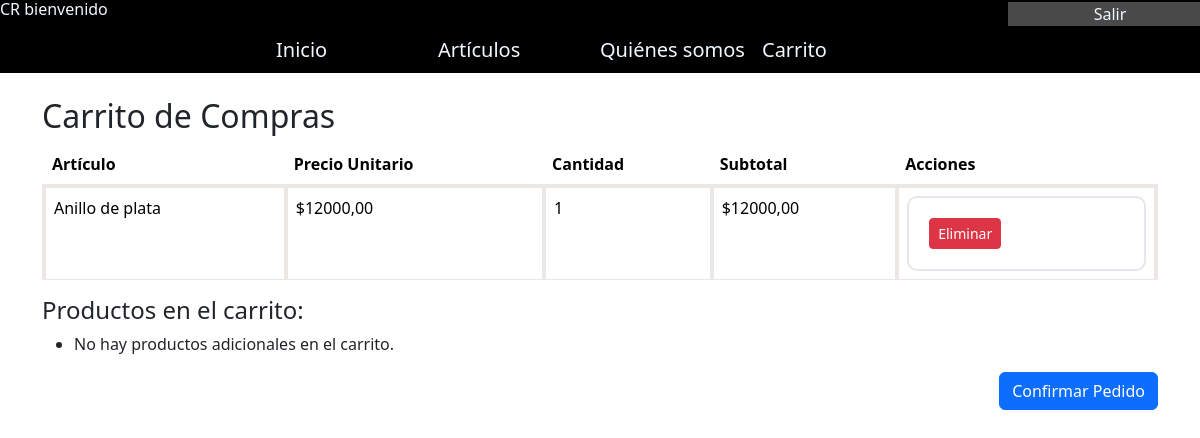
Screenshot of /carrito/ (signed in) with the database file from the repository.
### tienda/models.py (models this page shows, shortened)
class Pedido(models.Model):
    carrito = models.ForeignKey(Carrito, on_delete=models.CASCADE)
    producto = models.ForeignKey(Producto, on_delete=models.CASCADE)
    cantidad = models.IntegerField(default=1)
    total = models.DecimalField(max_digits=10, decimal_places=2)

class Producto(models.Model):
    nombre = models.CharField(max_length=100)
    descripcion = models.TextField()
    precio = models.DecimalField(max_digits=10, decimal_places=2)
    imagen = models.ImageField(upload_to='productos/')

### tienda/views.py (the view, shortened to what this page needs)
# urls.py: path('carrito/', views.carrito, name='carrito'),
def carrito(request):
    if request.user.is_authenticated:
        carrito, created = Carrito.objects.get_or_create(usuario=request.user)
    pedidos_en_carrito = carrito.pedido_set.all()  # Obtener todos los pedidos del carrito
    total = pedidos_en_carrito.aggregate(Sum('total'))['total__sum'] or 0  # Calcular el total del carrito
    return render(request, 'carrito.html', {'carrito': pedidos_en_carrito, 'total': total})

### tienda/templates/carrito.html (shortened to what this page needs)
{% load static %}
<!DOCTYPE html>
<html lang="es">
<head>
    <link href="https://cdn.jsdelivr.net/npm/bootstrap@5.3.3/dist/css/bootstrap.min.css" rel="stylesheet">
    <link rel="stylesheet" href="{% static 'tienda/css/archivo.css' %}">
</head>
<body>
  <div class="row" style="background-color: black;">
    <div class="col">
      {% if request.user.is_authenticated %}
        <h6 style="color: aliceblue;">{{ user.username | upper }} bienvenido </h6>
        {% endif %}
    </div>
    <div class="col-2 align-self-center" style="background-color: rgb(73, 73, 73);">
      <div class="d-flex justify-content-around">
        {% if request.user.is_authenticated %}
          <a class="navbar-brand" style="color: aliceblue;" href="{% url 'exit' %}">Salir</a>
        {% else %}
          <a class="navbar-brand" style="color: aliceblue;" href="{% url 'inicio_sesion' %}">Login</a>
          <a class="navbar-brand" style="color: aliceblue;" href="{% url 'registro' %}">Register</a>
        {% endif %}
      </div>
    </div>
  </div>
  <div class="row" style="background-color: black; justify-content: center;">
    <div class="col-10">
      <nav class="navbar navbar-expand-lg" style="background-color: black;">
        <div class="container-fluid">
          <div class="col" style="background-color: black;">
            <a class="navbar-brand" style="color: aliceblue;" href="{% url 'home' %}">Inicio</a>
          </div>
          <div class="col" style="background-color: black;">
            <a class="navbar-brand" style="color: aliceblue;" href="{% url 'base' %}">Artículos</a>
          </div>
          <div class="col" style="background-color: black;">
            <a class="navbar-brand" style="color: aliceblue;" href="#">Quiénes somos</a>
          </div>
          <div class="col" style="background-color: black;">
            <a class="navbar-brand" style="color: aliceblue;" href="{% url 'carrito' %}">Carrito</a>
          </div>
        </div>
      </nav>
    </div>
  </div>
  <div class="container mt-4">
    <h2>Carrito de Compras</h2>
    <div class="row">
      <div class="col">
        <table class="table">
          <thead>
            <tr>
              <th>Artículo</th>
              <th>Precio Unitario</th>
              <th>Cantidad</th>
              <th>Subtotal</th>
              <th>Acciones</th>
            </tr>
          </thead>
          <tbody>
            {% if carrito %}
              {% for pedido in carrito %}
                <tr>
                  <td>{{ pedido.producto.nombre }}</td>
                  <td>${{ pedido.producto.precio }}</td>
                  <td>{{ pedido.cantidad }}</td>
                  <td>${{ pedido.total }}</td>
                  <td>
                    <form method="post" action="{% url 'remove_from_cart' pedido.producto.id %}">
                      <button type="submit" class="btn btn-danger btn-sm">Eliminar</button>
                    </form>
                  </td>
                </tr>
              {% empty %}
                <tr>
                  <td colspan="5">El carrito está vacío.</td>
                </tr>
              {% endfor %}
            {% else %}
              <tr>
                <td colspan="5">El carrito está vacío.</td>
              </tr>
            {% endif %}
          </tbody>
        </table>
        <h4>Productos en el carrito:</h4>
        <ul>
          {% for producto in productos %}
            <li>{{ producto.nombre }} - Precio: ${{ producto.precio }}</li>
          {% empty %}
            <li>No hay productos adicionales en el carrito.</li>
          {% endfor %}
        </ul>
        <div class="text-end">
          {% if carrito %}
            {% if request.user.is_authenticated %}
              <a href="{% url 'confirmar_pedido' %}" class="btn btn-primary">Confirmar Pedido</a>
            {% else %}
              <a href="{% url 'inicio_sesion' %}?next={% url 'confirmar_pedido' %}" class="btn btn-primary">Inicia sesión para confirmar el pedido</a>
            {% endif %}
          {% endif %}
        </div>
      </div>
    </div>
  </div>
</body>
</html>

### static/css/archivo.css (style rules this page uses)
.navbar-brand { color: aliceblue !important; }
td { border: 4px solid #ebe7e4; padding: 20px; border-radius: 10px; }
form { border: 2px solid #e4e7eb; padding: 20px; border-radius: 10px; }
html, body { height: 100%; margin: 0; padding: 0; }

### rows the page displays
Pedido: producto.nombre "Anillo de plata", producto.precio "12000,00", cantidad "1", total "12000,00"

### other values shown
{{ user.username | upper }} "CR"
